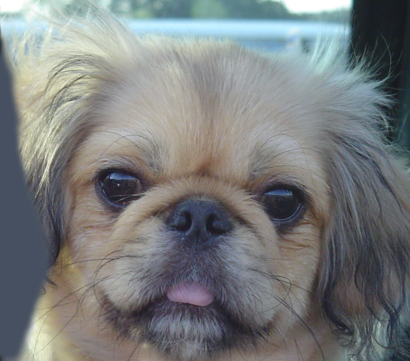
%> input picture lab3_hybrid/work/dog.bmp, 410 x 361 px
$ octave Hybridscript.m   (GNU Octave 9; MATLAB toolbox functions it lacks are replaced by stand-ins)
%> lines starting %> are read from the running program, lines starting %| are printed output that depends on the picture

imgLow = imread('dog.bmp');
%> imgLow is the input picture: size 361x410x3 uint8; mean R, G, B 121.2, 124.5, 125
imgHigh = imread('cat.bmp');
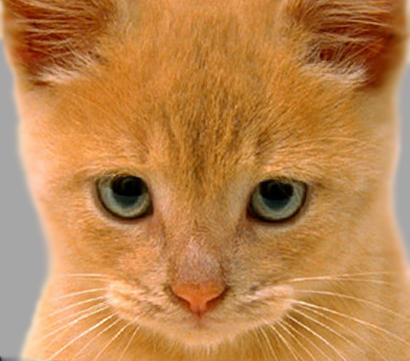
%> input picture lab3_hybrid/work/cat.bmp, 410 x 361 px
%> imgHigh is the input picture: size 361x410x3 uint8; mean R, G, B 188.3, 132.5, 77.1

figure;
imshow(imgLow);
figure;
imshow(imgHigh);

imgLow2 = impyramid(imgLow, 'reduce');
imgLow2 = impyramid(imgLow2, 'reduce');
%> imgLow2: size 91x103x3 uint8
imgLow2 = impyramid(imgLow2, 'reduce');
%> imgLow2: size 46x52x3 uint8
imgLow2 = impyramid(imgLow2, 'expand');
%> imgLow2: size 91x103x3 uint8
imgLow2 = impyramid(imgLow2, 'expand');
%> imgLow2: size 181x205x3 uint8
imgLow2 = impyramid(imgLow2, 'expand');
%> imgLow2: size 361x409x3 uint8

imgHigh2 = impyramid(imgHigh, 'reduce');
imgHigh2 = impyramid(imgHigh2, 'reduce');
%> imgHigh2: size 91x103x3 uint8
imgHigh2 = impyramid(imgHigh2, 'reduce');
%> imgHigh2: size 46x52x3 uint8
imgHigh2 = impyramid(imgHigh2, 'expand');
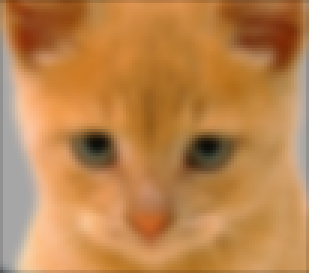
%> imgHigh2: size 91x103x3 uint8 (shown 3 times larger); mean R, G, B 187.3, 132, 77
imgHigh2 = impyramid(imgHigh2, 'expand');
%> imgHigh2: size 181x205x3 uint8
imgHigh2 = impyramid(imgHigh2, 'expand');
%> imgHigh2: size 361x409x3 uint8
imgHigh = imgHigh(:, 1:409,:);
%> imgHigh: size 361x409x3 uint8
imgHigh3 = imgHigh  - imgHigh2;
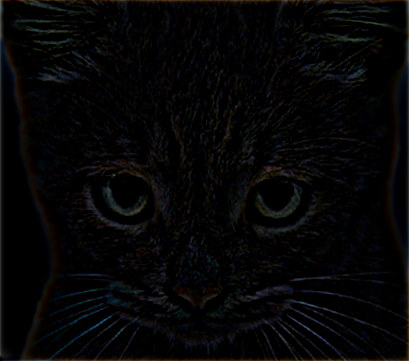
%> imgHigh3: size 361x409x3 uint8; mean R, G, B 5.5, 5.4, 5.7

hybrid = 1.5*imgHigh3 + imgLow2;
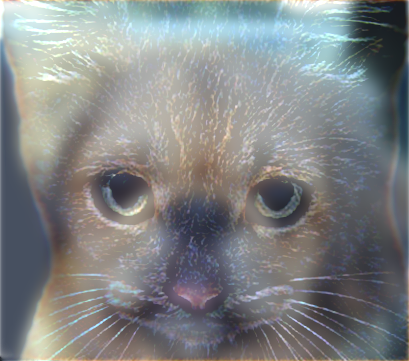
%> hybrid: size 361x409x3 uint8; mean R, G, B 129.3, 132.1, 133.2
figure;
imshow(hybrid);

%Fourier-DCT transforms
figure;
F = fft2(imgLow);
F = fftshift(F);
F = abs(F);
F = log(F+1);
F = mat2gray(F);
subplot(2,5,1)
imshow(F,[]), colormap(jet(64)), colorbar;
title('FFT - Imagen 1 (Low)');

C = dct2(rgb2gray(imgLow));
C = abs(C);
C = log(C+1);
subplot(2,5,6)
imshow(C,[]), colormap(jet(64)), colorbar;
title('DCT - Imagen 1 (Low)');

F = fft2(imgLow2);
F = fftshift(F);
F = abs(F);
%> F: size 361x409x3 double
F = log(F+1);
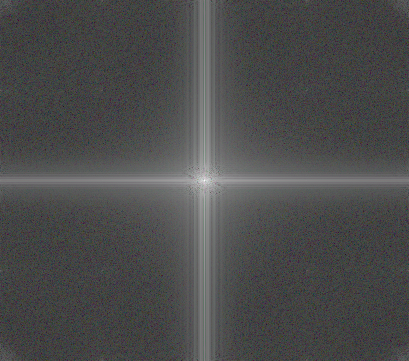
%> F: size 361x409x3 double; mean R, G, B 5.11, 5.13, 5.12; drawn with min black and max white
F = mat2gray(F);
subplot(2,5,2)
imshow(F,[]), colormap(jet(64)), colorbar;
title('FFT - Imagen 1 - Filter (Low)');

C = dct2(rgb2gray(imgLow2));
%> C: size 361x409 double
C = abs(C);
C = log(C+1);
subplot(2,5,7)
imshow(C,[]), colormap(jet(64)), colorbar;
title('DCT - Imagen 1 - Filter (Low)');


F = fft2(imgHigh);
F = fftshift(F);
F = abs(F);
F = log(F+1);
F = mat2gray(F);
subplot(2,5,3)
imshow(F,[]), colormap(jet(64)), colorbar;
title('FFT - Imagen 2 (High)');

C = dct2(rgb2gray(imgHigh));
C = abs(C);
C = log(C+1);
subplot(2,5,8)
imshow(C,[]), colormap(jet(64)), colorbar;
title('DCT - Imagen 2 (High)');

F = fft2(imgHigh3);
F = fftshift(F);
F = abs(F);
F = log(F+1);
F = mat2gray(F);
subplot(2,5,4)
imshow(F,[]), colormap(jet(64)), colorbar;
title('FFT - Imagen 2 - Filter (High)');

C = dct2(rgb2gray(imgHigh3));
C = abs(C);
C = log(C+1);
subplot(2,5,9)
imshow(C,[]), colormap(jet(64)), colorbar;
title('DCT - Imagen 2 - Filter (High)');

F = fft2(hybrid);
F = fftshift(F);
F = abs(F);
F = log(F+1);
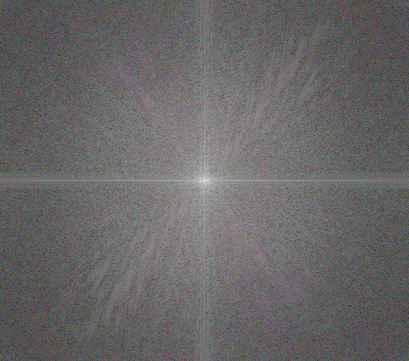
%> F: size 361x409x3 double; mean R, G, B 7.24, 7.12, 7.16; drawn with min black and max white
F = mat2gray(F);
subplot(2,5,5)
imshow(F,[]), colormap(jet(64)), colorbar;
title('FFT - Hibrida');

C = dct2(rgb2gray(hybrid));
C = abs(C);
C = log(C+1);
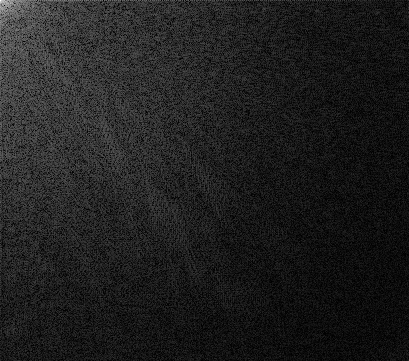
%> C: size 361x409 double; min 2.93e-06, max 10.83, mean 1.35; drawn with min black and max white
subplot(2,5,10)
imshow(C,[]), colormap(jet(64)), colorbar;
title('DCT - Hibrida');
